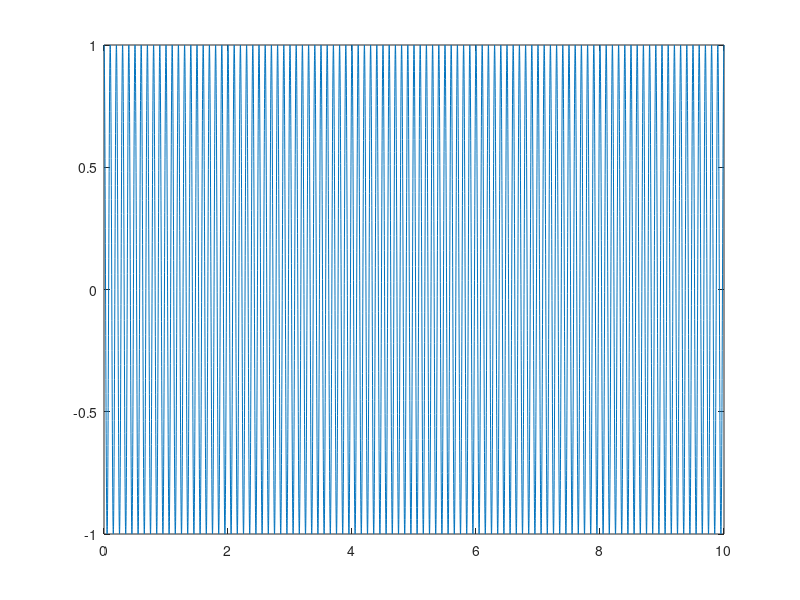

This figure's MATLAB source:
%% ZAD 1
fs = 1000;
T = 10;
f0 = 10;
time_v = linspace(0,T,T*fs);
signal_vec = cos(time_v*f0*2*pi);
plot(time_v,signal_vec);
disp 'hello'
disp 'kiss my ass'
